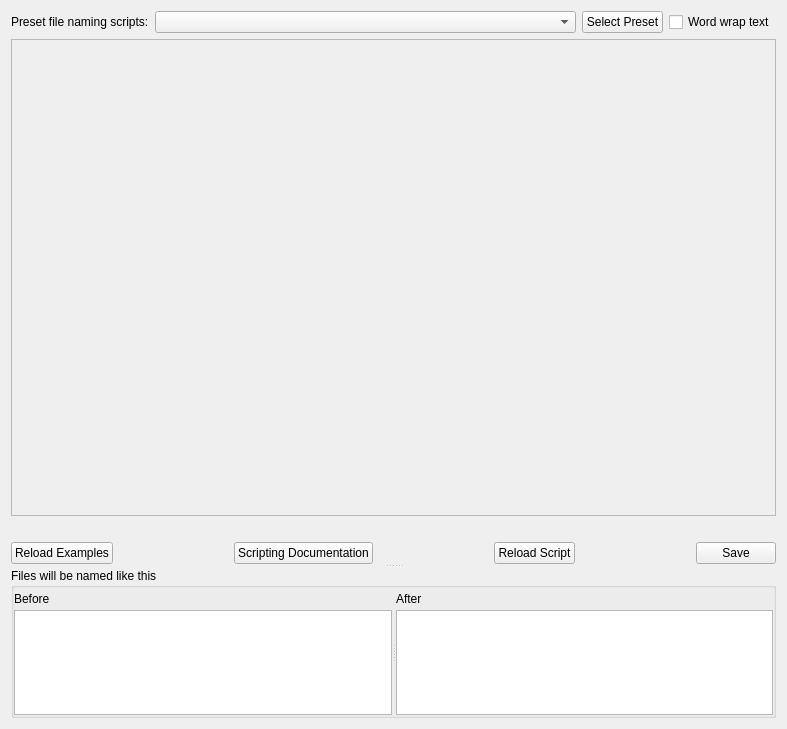
<?xml version="1.0" encoding="UTF-8"?>
<ui version="4.0">
 <class>ScriptEditor</class>
 <widget class="QWidget" name="ScriptEditor">
  <property name="windowModality">
   <enum>Qt::NonModal</enum>
  </property>
  <property name="enabled">
   <bool>true</bool>
  </property>
  <property name="geometry">
   <rect>
    <x>0</x>
    <y>0</y>
    <width>787</width>
    <height>729</height>
   </rect>
  </property>
  <property name="sizePolicy">
   <sizepolicy hsizetype="Expanding" vsizetype="Preferred">
    <horstretch>0</horstretch>
    <verstretch>0</verstretch>
   </sizepolicy>
  </property>
  <layout class="QVBoxLayout" name="verticalLayout_3">
   <item>
    <widget class="QSplitter" name="splitter_2">
     <property name="sizePolicy">
      <sizepolicy hsizetype="MinimumExpanding" vsizetype="MinimumExpanding">
       <horstretch>0</horstretch>
       <verstretch>0</verstretch>
      </sizepolicy>
     </property>
     <property name="minimumSize">
      <size>
       <width>0</width>
       <height>0</height>
      </size>
     </property>
     <property name="frameShape">
      <enum>QFrame::NoFrame</enum>
     </property>
     <property name="orientation">
      <enum>Qt::Vertical</enum>
     </property>
     <widget class="QFrame" name="frame_4">
      <property name="sizePolicy">
       <sizepolicy hsizetype="MinimumExpanding" vsizetype="MinimumExpanding">
        <horstretch>0</horstretch>
        <verstretch>5</verstretch>
       </sizepolicy>
      </property>
      <property name="minimumSize">
       <size>
        <width>0</width>
        <height>250</height>
       </size>
      </property>
      <property name="frameShape">
       <enum>QFrame::NoFrame</enum>
      </property>
      <property name="frameShadow">
       <enum>QFrame::Raised</enum>
      </property>
      <layout class="QVBoxLayout" name="verticalLayout_2">
       <property name="leftMargin">
        <number>0</number>
       </property>
       <property name="topMargin">
        <number>0</number>
       </property>
       <property name="rightMargin">
        <number>0</number>
       </property>
       <property name="bottomMargin">
        <number>0</number>
       </property>
       <item>
        <layout class="QHBoxLayout" name="horizontalLayout_2">
         <property name="bottomMargin">
          <number>0</number>
         </property>
         <item>
          <widget class="QLabel" name="label">
           <property name="sizePolicy">
            <sizepolicy hsizetype="Preferred" vsizetype="Preferred">
             <horstretch>0</horstretch>
             <verstretch>0</verstretch>
            </sizepolicy>
           </property>
           <property name="minimumSize">
            <size>
             <width>130</width>
             <height>0</height>
            </size>
           </property>
           <property name="text">
            <string>Preset file naming scripts:</string>
           </property>
          </widget>
         </item>
         <item>
          <widget class="QComboBox" name="preset_naming_scripts">
           <property name="sizePolicy">
            <sizepolicy hsizetype="MinimumExpanding" vsizetype="Fixed">
             <horstretch>0</horstretch>
             <verstretch>0</verstretch>
            </sizepolicy>
           </property>
           <property name="minimumSize">
            <size>
             <width>200</width>
             <height>0</height>
            </size>
           </property>
          </widget>
         </item>
         <item>
          <widget class="QPushButton" name="preset_naming_script_select">
           <property name="toolTip">
            <string>Load the selected preset script into the editor</string>
           </property>
           <property name="text">
            <string>Select Preset</string>
           </property>
          </widget>
         </item>
         <item>
          <widget class="QCheckBox" name="file_naming_word_wrap">
           <property name="toolTip">
            <string>Word wrap long lines in the editor</string>
           </property>
           <property name="text">
            <string>Word wrap text</string>
           </property>
          </widget>
         </item>
        </layout>
       </item>
       <item>
        <widget class="ScriptTextEdit" name="file_naming_format">
         <property name="enabled">
          <bool>false</bool>
         </property>
         <property name="sizePolicy">
          <sizepolicy hsizetype="Expanding" vsizetype="MinimumExpanding">
           <horstretch>0</horstretch>
           <verstretch>5</verstretch>
          </sizepolicy>
         </property>
         <property name="minimumSize">
          <size>
           <width>0</width>
           <height>200</height>
          </size>
         </property>
         <property name="cursor" stdset="0">
          <cursorShape>IBeamCursor</cursorShape>
         </property>
         <property name="tabChangesFocus">
          <bool>false</bool>
         </property>
         <property name="lineWrapMode">
          <enum>QTextEdit::NoWrap</enum>
         </property>
         <property name="tabStopWidth">
          <number>20</number>
         </property>
         <property name="acceptRichText">
          <bool>false</bool>
         </property>
         <property name="textInteractionFlags">
          <set>Qt::TextEditorInteraction</set>
         </property>
        </widget>
       </item>
       <item>
        <widget class="QLabel" name="renaming_error">
         <property name="text">
          <string/>
         </property>
         <property name="alignment">
          <set>Qt::AlignCenter</set>
         </property>
        </widget>
       </item>
       <item>
        <layout class="QHBoxLayout" name="horizontalLayout_4">
         <property name="topMargin">
          <number>0</number>
         </property>
         <item>
          <widget class="QPushButton" name="example_filename_sample_files_button">
           <property name="toolTip">
            <string>Up to 10 items chosen at random from files selected in the main window</string>
           </property>
           <property name="text">
            <string>Reload Examples</string>
           </property>
          </widget>
         </item>
         <item>
          <spacer name="horizontalSpacer_3">
           <property name="orientation">
            <enum>Qt::Horizontal</enum>
           </property>
           <property name="sizeHint" stdset="0">
            <size>
             <width>40</width>
             <height>20</height>
            </size>
           </property>
          </spacer>
         </item>
         <item>
          <widget class="QPushButton" name="scripting_documentation_button">
           <property name="toolTip">
            <string>Display the scripting documentation in a new window</string>
           </property>
           <property name="text">
            <string>Scripting Documentation</string>
           </property>
          </widget>
         </item>
         <item>
          <spacer name="horizontalSpacer_2">
           <property name="orientation">
            <enum>Qt::Horizontal</enum>
           </property>
           <property name="sizeHint" stdset="0">
            <size>
             <width>40</width>
             <height>20</height>
            </size>
           </property>
          </spacer>
         </item>
         <item>
          <widget class="QPushButton" name="file_naming_format_reload">
           <property name="toolTip">
            <string>Reload the script currently saved in the configuartion option settings</string>
           </property>
           <property name="text">
            <string>Reload Script</string>
           </property>
          </widget>
         </item>
         <item>
          <spacer name="horizontalSpacer">
           <property name="orientation">
            <enum>Qt::Horizontal</enum>
           </property>
           <property name="sizeHint" stdset="0">
            <size>
             <width>40</width>
             <height>20</height>
            </size>
           </property>
          </spacer>
         </item>
         <item>
          <widget class="QPushButton" name="file_naming_editor_save">
           <property name="toolTip">
            <string>Save the current script to the configuration option settings</string>
           </property>
           <property name="text">
            <string>Save</string>
           </property>
          </widget>
         </item>
        </layout>
       </item>
      </layout>
     </widget>
     <widget class="QGroupBox" name="groupBox">
      <property name="sizePolicy">
       <sizepolicy hsizetype="MinimumExpanding" vsizetype="MinimumExpanding">
        <horstretch>0</horstretch>
        <verstretch>1</verstretch>
       </sizepolicy>
      </property>
      <property name="minimumSize">
       <size>
        <width>300</width>
        <height>150</height>
       </size>
      </property>
      <property name="maximumSize">
       <size>
        <width>16777215</width>
        <height>400</height>
       </size>
      </property>
      <property name="baseSize">
       <size>
        <width>0</width>
        <height>150</height>
       </size>
      </property>
      <property name="title">
       <string>Files will be named like this</string>
      </property>
      <layout class="QVBoxLayout" name="verticalLayout">
       <property name="leftMargin">
        <number>0</number>
       </property>
       <property name="topMargin">
        <number>0</number>
       </property>
       <property name="rightMargin">
        <number>0</number>
       </property>
       <property name="bottomMargin">
        <number>0</number>
       </property>
       <item>
        <widget class="QSplitter" name="splitter">
         <property name="orientation">
          <enum>Qt::Horizontal</enum>
         </property>
         <property name="opaqueResize">
          <bool>true</bool>
         </property>
         <widget class="QFrame" name="frame_2">
          <property name="frameShape">
           <enum>QFrame::NoFrame</enum>
          </property>
          <property name="frameShadow">
           <enum>QFrame::Raised</enum>
          </property>
          <layout class="QVBoxLayout" name="verticalLayout_4">
           <property name="spacing">
            <number>4</number>
           </property>
           <property name="leftMargin">
            <number>0</number>
           </property>
           <property name="topMargin">
            <number>4</number>
           </property>
           <property name="rightMargin">
            <number>0</number>
           </property>
           <property name="bottomMargin">
            <number>0</number>
           </property>
           <item>
            <widget class="QLabel" name="example_filename_before_label">
             <property name="text">
              <string>Before</string>
             </property>
            </widget>
           </item>
           <item>
            <widget class="QListWidget" name="example_filename_before">
             <property name="editTriggers">
              <set>QAbstractItemView::CurrentChanged|QAbstractItemView::DoubleClicked|QAbstractItemView::EditKeyPressed|QAbstractItemView::SelectedClicked</set>
             </property>
             <property name="selectionBehavior">
              <enum>QAbstractItemView::SelectRows</enum>
             </property>
            </widget>
           </item>
          </layout>
         </widget>
         <widget class="QFrame" name="frame_3">
          <property name="frameShape">
           <enum>QFrame::NoFrame</enum>
          </property>
          <property name="frameShadow">
           <enum>QFrame::Raised</enum>
          </property>
          <layout class="QVBoxLayout" name="verticalLayout_6">
           <property name="spacing">
            <number>4</number>
           </property>
           <property name="leftMargin">
            <number>0</number>
           </property>
           <property name="topMargin">
            <number>4</number>
           </property>
           <property name="rightMargin">
            <number>0</number>
           </property>
           <property name="bottomMargin">
            <number>0</number>
           </property>
           <item>
            <widget class="QLabel" name="example_filename_after_label">
             <property name="text">
              <string>After</string>
             </property>
            </widget>
           </item>
           <item>
            <widget class="QListWidget" name="example_filename_after">
             <property name="editTriggers">
              <set>QAbstractItemView::CurrentChanged|QAbstractItemView::DoubleClicked|QAbstractItemView::EditKeyPressed|QAbstractItemView::SelectedClicked</set>
             </property>
             <property name="selectionBehavior">
              <enum>QAbstractItemView::SelectRows</enum>
             </property>
            </widget>
           </item>
          </layout>
         </widget>
        </widget>
       </item>
      </layout>
     </widget>
    </widget>
   </item>
  </layout>
 </widget>
 <customwidgets>
  <customwidget>
   <class>ScriptTextEdit</class>
   <extends>QTextEdit</extends>
   <header location="global">picard.ui.widgets.scripttextedit</header>
  </customwidget>
 </customwidgets>
 <resources/>
 <connections/>
</ui>
